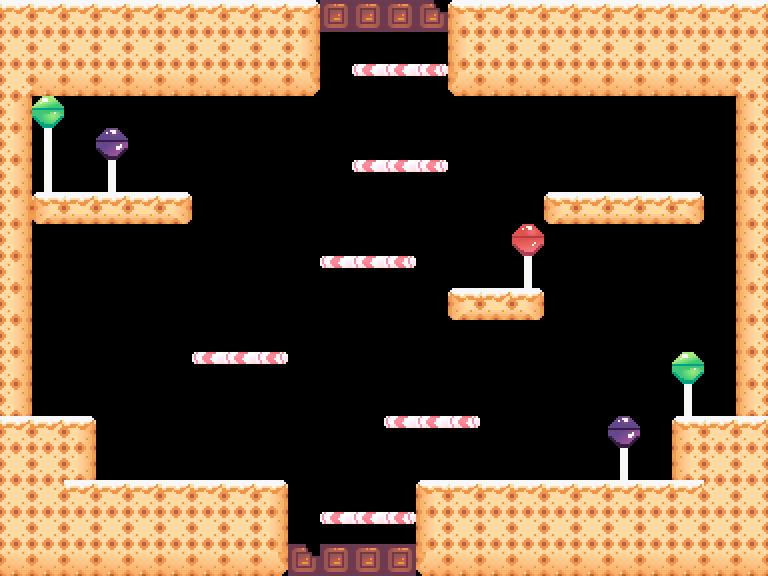

A level layout from a 2D game, rendered from its tile map. Below: a short description, then the map file with tile-grid data replaced by summaries:
An orthogonal 24x18 tile map with 32x32 px tiles, 5 tile layers (blocks, platforms, decor, upDoor, ...) and 3 objects (playerSpawn, playerSpawnDown, playerSpawnUp).

<map version="1.5" tiledversion="1.6.0" orientation="orthogonal" renderorder="right-down" width="24" height="18" tilewidth="32" tileheight="32" infinite="0" nextlayerid="10" nextobjectid="7">
 <editorsettings>
  <export target="CandyUpDown.json" format="json" />
 </editorsettings>
 <tileset firstgid="1" name="candyTileset" tilewidth="32" tileheight="32" tilecount="196" columns="14">
  <image source="candyTileset.png" width="448" height="448" />
  <tile id="0">
   <properties>
    <property name="collides" type="bool" value="true" />
   </properties>
  </tile>
  <tile id="1">
   <properties>
    <property name="collides" type="bool" value="true" />
   </properties>
  </tile>
  <tile id="2">
   <properties>
    <property name="collides" type="bool" value="true" />
   </properties>
  </tile>
  <tile id="3">
   <properties>
    <property name="collides" type="bool" value="true" />
   </properties>
  </tile>
  <tile id="14">
   <properties>
    <property name="collides" type="bool" value="true" />
   </properties>
  </tile>
  <tile id="15">
   <properties>
    <property name="collides" type="bool" value="true" />
   </properties>
  </tile>
  <tile id="16">
   <properties>
    <property name="collides" type="bool" value="true" />
   </properties>
  </tile>
  <tile id="17">
   <properties>
    <property name="collides" type="bool" value="true" />
   </properties>
  </tile>
  <tile id="28">
   <properties>
    <property name="collides" type="bool" value="true" />
   </properties>
  </tile>
  <tile id="29">
   <properties>
    <property name="collides" type="bool" value="true" />
   </properties>
  </tile>
  <tile id="30">
   <properties>
    <property name="collides" type="bool" value="true" />
   </properties>
  </tile>
  <tile id="31">
   <properties>
    <property name="collides" type="bool" value="true" />
   </properties>
  </tile>
  <tile id="42">
   <properties>
    <property name="collides" type="bool" value="true" />
   </properties>
  </tile>
  <tile id="43">
   <properties>
    <property name="collides" type="bool" value="true" />
   </properties>
  </tile>
  <tile id="44">
   <properties>
    <property name="collides" type="bool" value="true" />
   </properties>
  </tile>
  <tile id="45">
   <properties>
    <property name="collides" type="bool" value="true" />
   </properties>
  </tile>
  <tile id="74">
   <properties>
    <property name="collides" type="bool" value="true" />
   </properties>
  </tile>
  <tile id="75">
   <properties>
    <property name="collides" type="bool" value="true" />
   </properties>
  </tile>
  <tile id="88">
   <properties>
    <property name="collides" type="bool" value="true" />
   </properties>
  </tile>
  <tile id="89">
   <properties>
    <property name="collides" type="bool" value="true" />
   </properties>
  </tile>
 </tileset>
 <layer id="1" name="blocks" width="24" height="18">
  <properties>
   <property name="collides" type="bool" value="true" />
  </properties>
  <data>[432 cells, 165 non-empty, 12 distinct tile ids]</data>
 </layer>
 <layer id="2" name="platforms" width="24" height="18">
  <properties>
   <property name="collides" type="bool" value="true" />
  </properties>
  <data>[432 cells, 18 non-empty, 3 distinct tile ids]</data>
 </layer>
 <layer id="4" name="decor" width="24" height="18">
  <data>[432 cells, 11 non-empty, 4 distinct tile ids]</data>
 </layer>
 <layer id="8" name="upDoor" width="24" height="18">
  <properties>
   <property name="collides" type="bool" value="true" />
  </properties>
  <data>[432 cells, 4 non-empty, 2 distinct tile ids]</data>
 </layer>
 <layer id="9" name="downDoor" width="24" height="18">
  <properties>
   <property name="collides" type="bool" value="true" />
  </properties>
  <data>[432 cells, 4 non-empty, 2 distinct tile ids]</data>
 </layer>
 <objectgroup id="5" name="playerSpawns">
  <object id="1" name="playerSpawn" x="160" y="480">
   <point />
  </object>
  <object id="4" name="playerSpawnDown" x="320" y="544">
   <point />
  </object>
  <object id="5" name="playerSpawnUp" x="352" y="0">
   <point />
  </object>
 </objectgroup>
</map>
